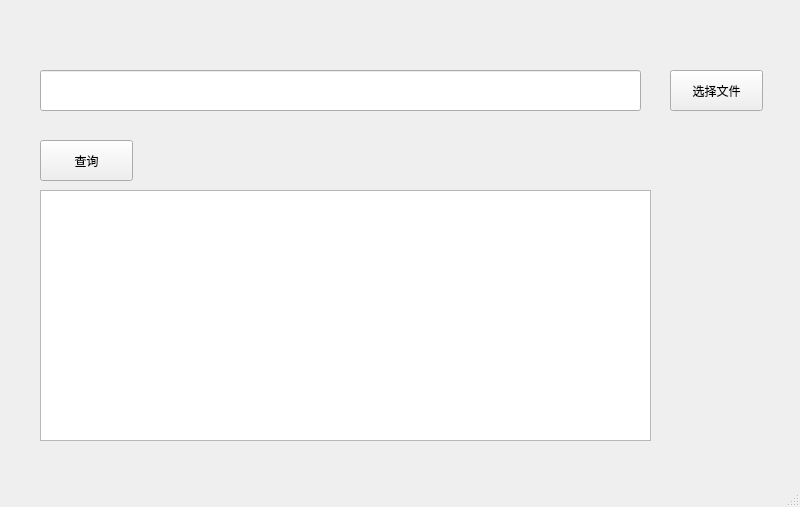
<?xml version="1.0" encoding="UTF-8"?>
<ui version="4.0">
 <class>MainWindow</class>
 <widget class="QMainWindow" name="MainWindow">
  <property name="geometry">
   <rect>
    <x>0</x>
    <y>0</y>
    <width>800</width>
    <height>507</height>
   </rect>
  </property>
  <property name="minimumSize">
   <size>
    <width>800</width>
    <height>507</height>
   </size>
  </property>
  <property name="maximumSize">
   <size>
    <width>800</width>
    <height>507</height>
   </size>
  </property>
  <property name="windowTitle">
   <string>MainWindow</string>
  </property>
  <widget class="QWidget" name="centralwidget">
   <widget class="QPushButton" name="pushButton">
    <property name="geometry">
     <rect>
      <x>670</x>
      <y>70</y>
      <width>93</width>
      <height>41</height>
     </rect>
    </property>
    <property name="text">
     <string>选择文件</string>
    </property>
   </widget>
   <widget class="QTextBrowser" name="textBrowser">
    <property name="geometry">
     <rect>
      <x>40</x>
      <y>190</y>
      <width>611</width>
      <height>251</height>
     </rect>
    </property>
   </widget>
   <widget class="QPushButton" name="pushButton_2">
    <property name="geometry">
     <rect>
      <x>40</x>
      <y>140</y>
      <width>93</width>
      <height>41</height>
     </rect>
    </property>
    <property name="text">
     <string>查询</string>
    </property>
   </widget>
   <widget class="QLineEdit" name="lineEdit">
    <property name="geometry">
     <rect>
      <x>40</x>
      <y>70</y>
      <width>601</width>
      <height>41</height>
     </rect>
    </property>
   </widget>
  </widget>
  <widget class="QMenuBar" name="menubar">
   <property name="geometry">
    <rect>
     <x>0</x>
     <y>0</y>
     <width>800</width>
     <height>26</height>
    </rect>
   </property>
  </widget>
  <widget class="QStatusBar" name="statusbar"/>
 </widget>
 <resources/>
 <connections/>
</ui>
